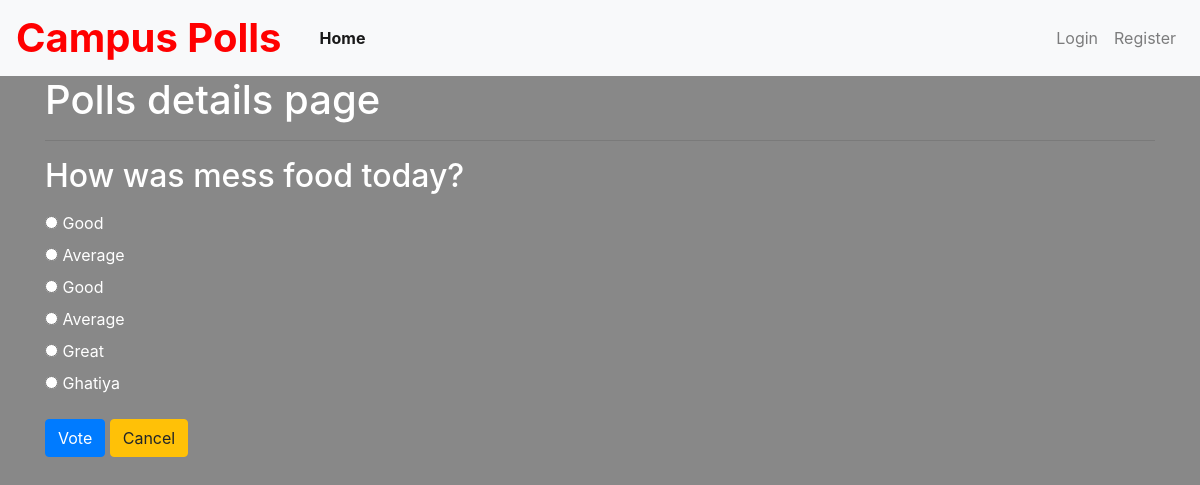
The page /polls/10/ on the database its author committed.
### polls/models.py (models this page shows, shortened)
class Poll(models.Model):
    owner = models.ForeignKey(User, on_delete=models.CASCADE)
    text = models.TextField()
    pub_date = models.DateTimeField(default=timezone.now)
    active = models.BooleanField(default=True)
    def __str__(self):
        return self.text

class Choice(models.Model):
    poll = models.ForeignKey(Poll, on_delete=models.CASCADE)
    choice_text = models.CharField(max_length=255)

### polls/views.py (the view)
# urls.py: path('<int:poll_id>/', views.poll_detail, name='detail'),
def poll_detail(request, poll_id):
    poll = get_object_or_404(Poll, id=poll_id)
    if not poll.active:
        return render(request, 'polls/poll_result.html', {'poll': poll})
    loop_count = poll.choice_set.count()
    context = {
        'poll': poll,
        'loop_time': range(0, loop_count),
    }
    return render(request, 'polls/poll_detail.html', context)

### polls/templates/polls/poll_detail.html (shortened to what this page needs)
{% extends 'base.html' %}
{% block content %}
<div class="container">
    <h1>Polls details page</h1>
    <hr>
    <h2 class="mt-3 mb-3">{{ poll }}</h2>
    <form action="{% url 'polls:vote' poll.id %}" method="POST">
        {% for choice in poll.choice_set.all %}
        <input type="radio" name="choice" id="choice{{ forloop.counter }}" value="{{ choice.id }}">
        <label for="choice{{ forloop.counter }}">{{ choice.choice_text }}</label>
        <br>
        {% endfor %}
        <input type="submit" value="Vote" class="btn btn-primary mt-3">
        <a class="btn btn-warning mt-3" href="{% url 'polls:list' %}" role="button">Cancel</a>
    </form>
</div>
{% endblock content %}

### static/css/home_style.css (style rules this page uses)
html, body { height:100%; padding: 0; margin: 0; color: white; }
html { background-image: url('../img/background.jpg'); background-size: cover; }
body { background: rgba(0, 0, 0, 0.466); }

### rows shown on the page
Poll: text "How was mess food today?"
Choice: choice_text "Good"
Choice: choice_text "Average"
Choice: choice_text "Good"
Choice: choice_text "Average"
Choice: choice_text "Great"
Choice: choice_text "Ghatiya"
